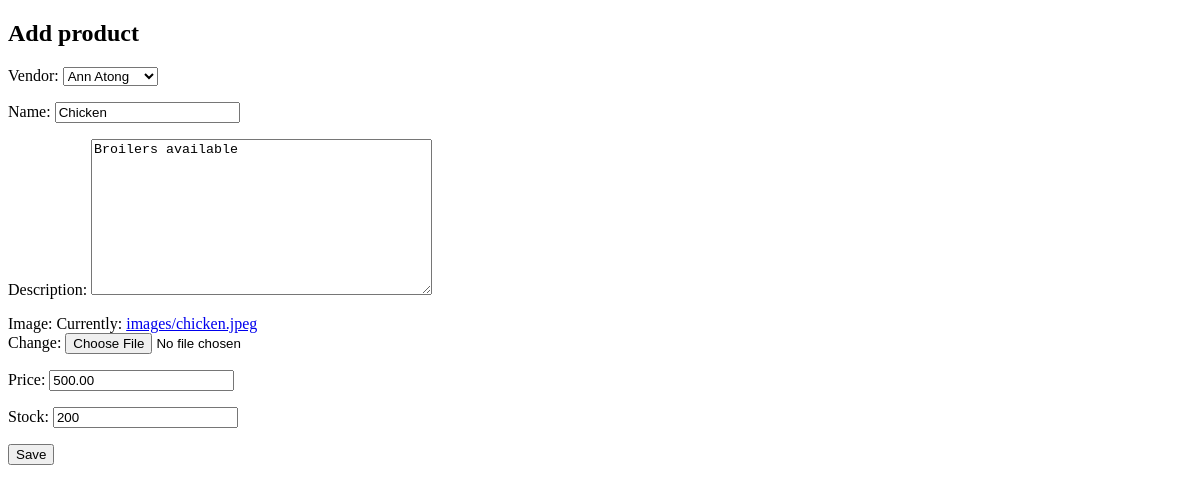
Before: /inventory/products/edit/2/ with the older database file.
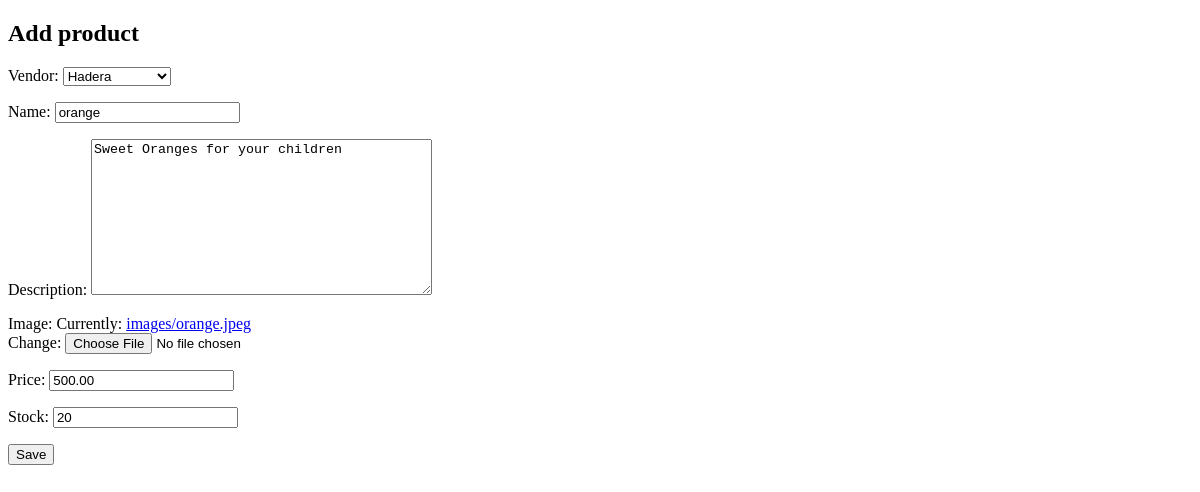
After: the same page with the newer database file.
### inventory/models.py (models this page shows, shortened)
class Product(models.Model):
    vendor = models.ForeignKey(Vendor, on_delete=models.CASCADE)
    name = models.CharField(max_length=32)
    description = models.TextField()
    image = models.ImageField(upload_to="images/")
    price = models.DecimalField(max_digits=6,decimal_places=2)
    stock = models.PositiveIntegerField()
    date_created = models.DateTimeField(auto_now_add=True)
    date_updated = models.DateTimeField(auto_now=True)#to update the date

### salesperson/models.py (models this page shows)
class Vendor(models.Model):
    name = models.CharField(max_length=32)
    password = models.CharField(max_length=32)
    location = models.CharField(max_length=32)
    contact = models.CharField(max_length=32)
    storename = models.CharField(max_length=32)
    def __str__(self):
        return self.name

### inventory/views.py (the view)
# urls.py: path("products/edit/<int:id>/", edit_product_view, name="product_edit_view")
def edit_product_view(request,id):
    product= Product.objects.get(id=id)
    if request.method =="POST":
        form = ProductUploadForm(request.POST, instance=product)
        if form.is_valid():
            form.save()
            return redirect("product_detail_view", id = product.id)
    else:
        form = ProductUploadForm(instance=product)
    return render(request, 'inventory/edit_product.html',{"form":form})

### inventory/forms.py
class ProductUploadForm(forms.ModelForm):
    class Meta:
        model = Product
        fields = "__all__"

### templates/inventory/edit_product.html (shortened to what this page needs)
<!DOCTYPE html>
<html lang="en">
<head>
</head>
<body>
    <h2>Add product</h2>
    <form method="POST">
        {{form.as_p}}
        <button type="submit">Save</button>
    </form>
</body>
</html>

Changed rows visible on the page:
changed Product: vendor "Ann Atong" → "Hadera"; description "Broilers available" → "Sweet Oranges for your children"; stock "200" → "20"
changed Vendor: name "Chicken" → "orange"
Other visible differences:
text no longer shown: "Vendor: Name: Description: Image: Currently: images/chicken.jpeg Change: Price: Stock:"
text now shown: "Vendor: Name: Description: Image: Currently: images/orange.jpeg Change: Price: Stock:"
